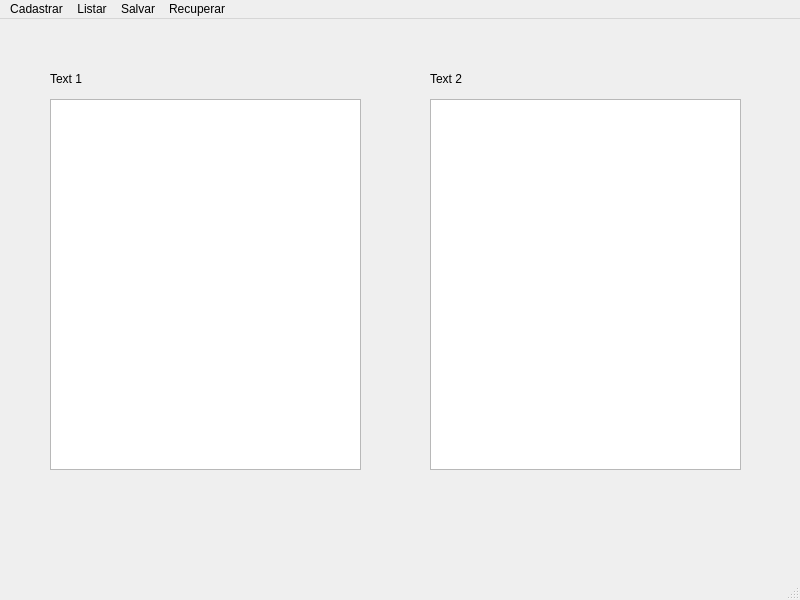
<?xml version="1.0" encoding="UTF-8"?>
<ui version="4.0">
 <class>MainWindow</class>
 <widget class="QMainWindow" name="MainWindow">
  <property name="geometry">
   <rect>
    <x>0</x>
    <y>0</y>
    <width>800</width>
    <height>600</height>
   </rect>
  </property>
  <property name="windowTitle">
   <string>MainWindow</string>
  </property>
  <widget class="QWidget" name="centralwidget">
   <widget class="QWidget" name="widget" native="true">
    <property name="enabled">
     <bool>true</bool>
    </property>
    <property name="geometry">
     <rect>
      <x>70</x>
      <y>70</y>
      <width>661</width>
      <height>411</height>
     </rect>
    </property>
    <widget class="QTextEdit" name="textEdit">
     <property name="geometry">
      <rect>
       <x>90</x>
       <y>70</y>
       <width>181</width>
       <height>41</height>
      </rect>
     </property>
     <property name="html">
      <string>&lt;!DOCTYPE HTML PUBLIC &quot;-//W3C//DTD HTML 4.0//EN&quot; &quot;http://www.w3.org/TR/REC-html40/strict.dtd&quot;&gt;
&lt;html&gt;&lt;head&gt;&lt;meta name=&quot;qrichtext&quot; content=&quot;1&quot; /&gt;&lt;meta charset=&quot;utf-8&quot; /&gt;&lt;style type=&quot;text/css&quot;&gt;
p, li { white-space: pre-wrap; }
hr { height: 1px; border-width: 0; }
li.unchecked::marker { content: &quot;\2610&quot;; }
li.checked::marker { content: &quot;\2612&quot;; }
&lt;/style&gt;&lt;/head&gt;&lt;body style=&quot; font-family:'Segoe UI'; font-size:9pt; font-weight:400; font-style:normal;&quot;&gt;
&lt;p style=&quot;-qt-paragraph-type:empty; margin-top:0px; margin-bottom:0px; margin-left:0px; margin-right:0px; -qt-block-indent:0; text-indent:0px;&quot;&gt;&lt;br /&gt;&lt;/p&gt;&lt;/body&gt;&lt;/html&gt;</string>
     </property>
     <property name="overwriteMode">
      <bool>false</bool>
     </property>
    </widget>
    <widget class="QTextEdit" name="textEdit_2">
     <property name="geometry">
      <rect>
       <x>90</x>
       <y>180</y>
       <width>181</width>
       <height>41</height>
      </rect>
     </property>
    </widget>
    <widget class="QPushButton" name="pushButton">
     <property name="geometry">
      <rect>
       <x>490</x>
       <y>320</y>
       <width>83</width>
       <height>29</height>
      </rect>
     </property>
     <property name="text">
      <string>Cadastrar</string>
     </property>
    </widget>
    <widget class="QLabel" name="label">
     <property name="geometry">
      <rect>
       <x>90</x>
       <y>40</y>
       <width>101</width>
       <height>20</height>
      </rect>
     </property>
     <property name="text">
      <string>Text 1</string>
     </property>
    </widget>
    <widget class="QLabel" name="label_2">
     <property name="geometry">
      <rect>
       <x>90</x>
       <y>150</y>
       <width>101</width>
       <height>20</height>
      </rect>
     </property>
     <property name="text">
      <string>Text 2</string>
     </property>
    </widget>
    <widget class="QTextEdit" name="textEdit_3">
     <property name="geometry">
      <rect>
       <x>90</x>
       <y>290</y>
       <width>181</width>
       <height>41</height>
      </rect>
     </property>
    </widget>
    <widget class="QLabel" name="label_3">
     <property name="geometry">
      <rect>
       <x>90</x>
       <y>260</y>
       <width>101</width>
       <height>20</height>
      </rect>
     </property>
     <property name="text">
      <string>RA</string>
     </property>
    </widget>
   </widget>
   <widget class="QWidget" name="widget_2" native="true">
    <property name="enabled">
     <bool>true</bool>
    </property>
    <property name="geometry">
     <rect>
      <x>40</x>
      <y>40</y>
      <width>721</width>
      <height>461</height>
     </rect>
    </property>
    <widget class="QListWidget" name="listWidget">
     <property name="geometry">
      <rect>
       <x>10</x>
       <y>40</y>
       <width>311</width>
       <height>371</height>
      </rect>
     </property>
    </widget>
    <widget class="QListWidget" name="listWidget_2">
     <property name="geometry">
      <rect>
       <x>390</x>
       <y>40</y>
       <width>311</width>
       <height>371</height>
      </rect>
     </property>
    </widget>
    <widget class="QLabel" name="label_5">
     <property name="geometry">
      <rect>
       <x>390</x>
       <y>10</y>
       <width>101</width>
       <height>20</height>
      </rect>
     </property>
     <property name="text">
      <string>Text 2</string>
     </property>
    </widget>
    <widget class="QLabel" name="label_4">
     <property name="geometry">
      <rect>
       <x>10</x>
       <y>10</y>
       <width>101</width>
       <height>20</height>
      </rect>
     </property>
     <property name="text">
      <string>Text 1</string>
     </property>
    </widget>
   </widget>
  </widget>
  <widget class="QMenuBar" name="menubar">
   <property name="geometry">
    <rect>
     <x>0</x>
     <y>0</y>
     <width>800</width>
     <height>25</height>
    </rect>
   </property>
   <widget class="QMenu" name="menuCadastrar">
    <property name="title">
     <string>Cadastrar</string>
    </property>
    <addaction name="separator"/>
    <addaction name="actionUniversidade"/>
    <addaction name="actionDepartamento"/>
    <addaction name="actionDisciplina"/>
    <addaction name="actionAluno"/>
   </widget>
   <widget class="QMenu" name="menuListar">
    <property name="title">
     <string>Listar</string>
    </property>
    <addaction name="actionTudo"/>
    <addaction name="actionUniversidades"/>
    <addaction name="actionDepartamentos"/>
    <addaction name="actionDisciplinas"/>
    <addaction name="actionAlunos"/>
   </widget>
   <widget class="QMenu" name="menuSalvar">
    <property name="title">
     <string>Salvar</string>
    </property>
    <addaction name="actionTudo_2"/>
   </widget>
   <widget class="QMenu" name="menuRecuperar">
    <property name="title">
     <string>Recuperar</string>
    </property>
    <addaction name="actionTudo_3"/>
   </widget>
   <addaction name="menuCadastrar"/>
   <addaction name="menuListar"/>
   <addaction name="menuSalvar"/>
   <addaction name="menuRecuperar"/>
  </widget>
  <widget class="QStatusBar" name="statusbar"/>
  <action name="actionUniversidade">
   <property name="text">
    <string>Universidade</string>
   </property>
  </action>
  <action name="actionDepartamento">
   <property name="text">
    <string>Departamento</string>
   </property>
  </action>
  <action name="actionDisciplina">
   <property name="text">
    <string>Disciplina</string>
   </property>
  </action>
  <action name="actionAluno">
   <property name="text">
    <string>Aluno</string>
   </property>
  </action>
  <action name="actionTudo">
   <property name="text">
    <string>Tudo</string>
   </property>
  </action>
  <action name="actionUniversidades">
   <property name="text">
    <string>Universidades</string>
   </property>
  </action>
  <action name="actionDepartamentos">
   <property name="text">
    <string>Departamentos</string>
   </property>
  </action>
  <action name="actionDisciplinas">
   <property name="text">
    <string>Disciplinas</string>
   </property>
  </action>
  <action name="actionAlunos">
   <property name="text">
    <string>Alunos</string>
   </property>
  </action>
  <action name="actionTudo_2">
   <property name="text">
    <string>Tudo</string>
   </property>
  </action>
  <action name="actionTudo_3">
   <property name="text">
    <string>Tudo</string>
   </property>
  </action>
 </widget>
 <resources/>
 <connections/>
</ui>
